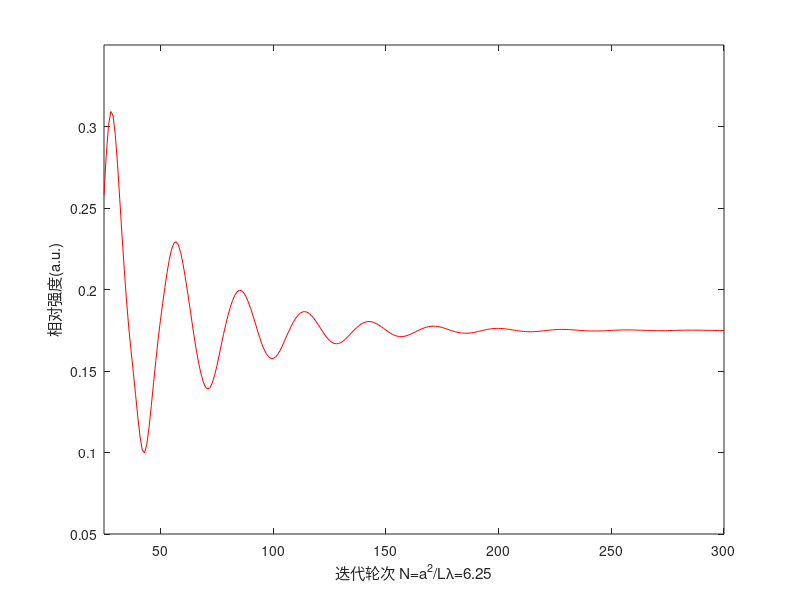

MATLAB code for this plot:
clc;clear;close all;
%————初始化—————————————
lm=632.8e-9;    %波长
L=100*lm;         %腔长
a=25*lm;           %腔镜线宽
fprintf("菲涅尔数为%.2f\n",a^2/L/lm);
k=2*pi/lm;         %波失
N=1001;
x1=linspace(-a,a,N);%取1000个点积分
Un_n_1=ones(1,N);
Un_n_2=Un_n_1;
amp=zeros(1,300);
%————Fnum=6.25的结果——
for m=1:300
    for n=1:N
         x=x1(n);
         y= exp((-1i*k*(x-x1).^2)/(2*L)).*Un_n_1;
         Un_n_2(n)=sqrt(1i/(pi*L)*exp(-1i*k*L))*sum(y(1:N));
    end
    Un_n_1= Un_n_2;
    Un_n_1=Un_n_1/max(abs(Un_n_1));
    Un_1=abs(Un_n_1)/max(abs(Un_n_1));
    amp(m)=Un_1(N);
end
%———画出振幅特性————
figure(1);
plot(25:300,amp(25:300),'r') ;
axis([25 300 0.05 0.35]);
xlabel('迭代轮次 N=a^2/Lλ=6.25');ylabel('相对强度(a.u.)');

